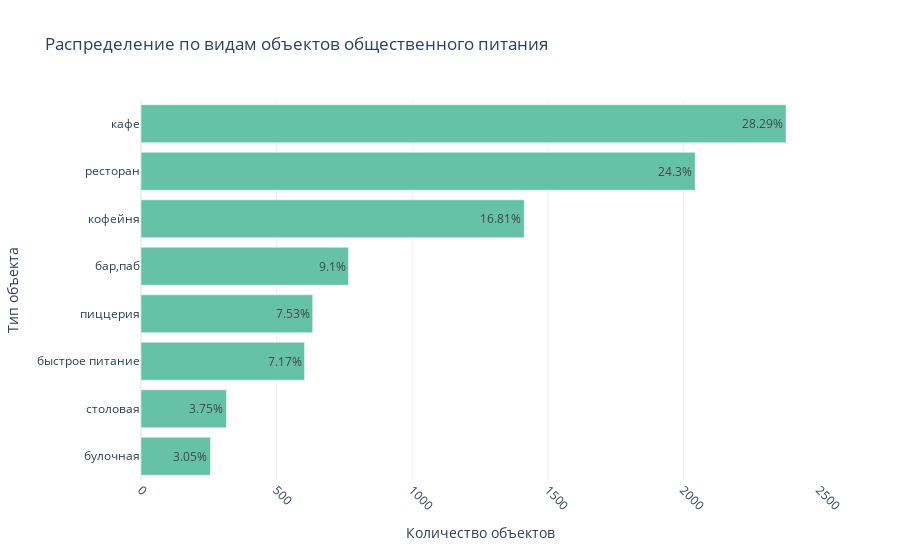

Notebook cell for this chart:
### Markdown cell above
- Какие категории заведений представлены в данных? Исследуйте количество объектов общественного питания по категориям: рестораны, кофейни, пиццерии, бары и так далее.

### Code cell
types = (df.groupby('category')
         .agg({'name':'count'})
         .reset_index().rename(columns={'name':'counts'})
         .sort_values(by='counts'))
total = types.counts.sum()
types['ratio_%'] = round((types['counts'] / total*100), 2)

fig = px.bar(
    types, 
    x='counts', 
    y='category', color_discrete_sequence=px.colors.qualitative.Set2,
    text = types['ratio_%'].astype(str) + '%',
    template='plotly_white',
    orientation = 'h',
    title='Распределение по видам объектов общественного питания'
)
fig.update_xaxes(title='Количество объектов')
fig.update_yaxes(title='Тип объекта')
fig.update_xaxes(tickangle=45)
fig.show() 

types.sort_values(by='counts', ascending=False)

### Figure 1 — Plotly figure (JSON) as saved in the notebook; plotly's stock layout.template omitted (floating-point values rounded to 4 significant figures)
{"data": [{"alignmentgroup": "True", "hovertemplate": "counts=%{x}<br>category=%{y}<br>text=%{text}<extra></extra>", "legendgroup": "", "marker": {"color": "rgb(102,194,165)", "pattern": {"shape": ""}}, "name": "", "offsetgroup": "", "orientation": "h", "showlegend": false, "text": ["3.05%", "3.75%", "7.17%", "7.53%", "9.1%", "16.81%", "24.3%", "28.29%"], "textposition": "auto", "type": "bar", "x": [256, 315, 603, 633, 765, 1413, 2043, 2378], "xaxis": "x", "y": ["булочная", "столовая", "быстрое питание", "пиццерия", "бар,паб", "кофейня", "ресторан", "кафе"], "yaxis": "y"}], "layout": {"barmode": "relative", "legend": {"tracegroupgap": 0}, "title": {"text": "Распределение по видам объектов общественного питания"}, "xaxis": {"anchor": "y", "domain": [0, 1], "tickangle": 45, "title": {"text": "Количество объектов"}}, "yaxis": {"anchor": "x", "domain": [0, 1], "title": {"text": "Тип объекта"}}}}
